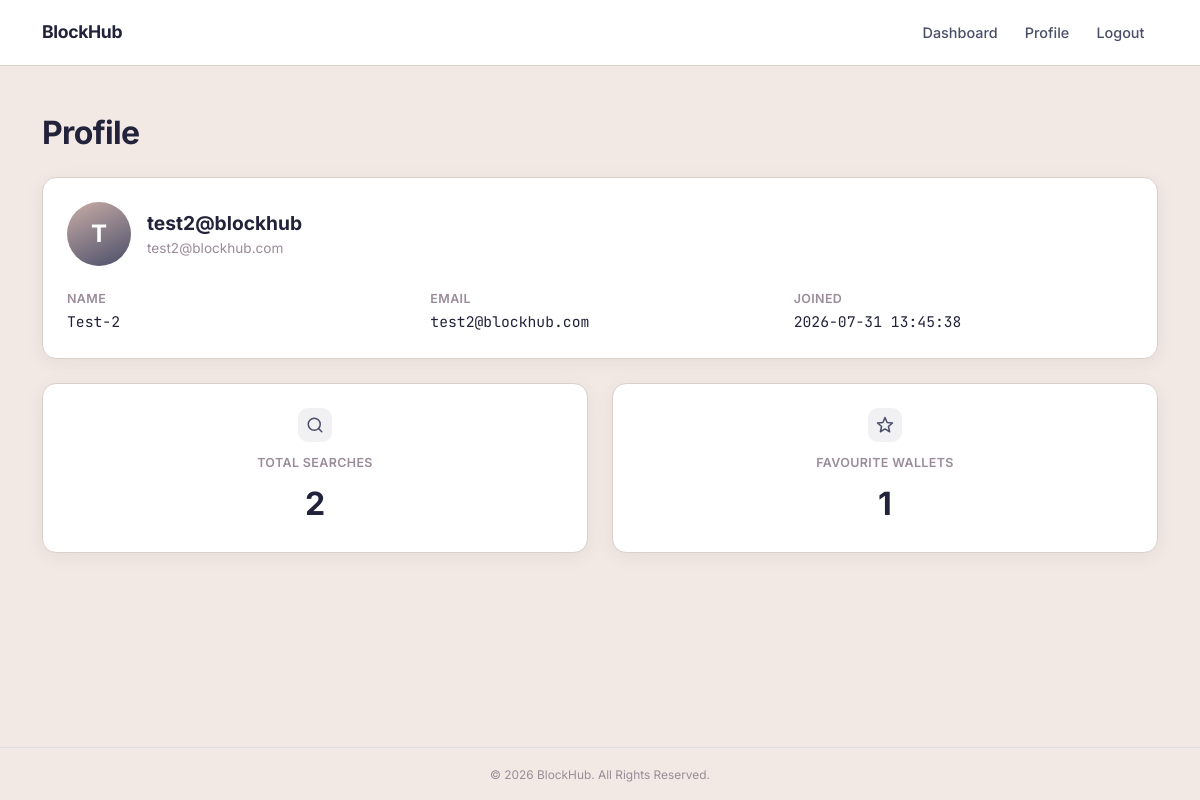
/profile (signed in), run on the app's committed database.
### tables this page shows
CREATE TABLE users (
    id INTEGER PRIMARY KEY AUTOINCREMENT,
    username TEXT NOT NULL UNIQUE,
    email TEXT NOT NULL UNIQUE,
    password_hash TEXT NOT NULL,
    created_at TIMESTAMP DEFAULT CURRENT_TIMESTAMP
, name TEXT NOT NULL DEFAULT '');

### app.py (the view)
@app.route("/profile")
@login_required
def profile():
    conn = get_db_connection()
    user = conn.execute(
        """
        SELECT *
        FROM users
        WHERE id = ?
        """,
        (session["user_id"],)
    ).fetchone()
    total_searches = conn.execute(
        """
        SELECT COUNT(*)
        FROM search_history
        WHERE user_id = ?
        """,
        (session["user_id"],)
    ).fetchone()[0]
    total_favourites = conn.execute(
        """
        SELECT COUNT(*)
        FROM favourites
        WHERE user_id = ?
        """,
        (session["user_id"],)
    ).fetchone()[0]
    conn.close()
    return render_template(
        "profile.html",
        user=user,
        total_searches=total_searches,
        total_favourites=total_favourites
    )

### app.py (called while the page is built)
def get_db_connection():
    conn = sqlite3.connect(DATABASE)
    conn.row_factory = sqlite3.Row
    return conn

### helpers.py (called while the page is built)
def login_required(f):
    @wraps(f)
    def decorated_function(*args, **kwargs):
        if session.get("user_id") is None:
            return redirect("/login")
        return f(*args, **kwargs)
    return decorated_function

### templates/profile.html
{% extends "layout.html" %} {% block title %} Profile {% endblock %} {% block
content %}
<h2 class="mb-4">Profile</h2>
<div class="card p-4 mb-4">
  <div class="d-flex align-items-center gap-3 mb-4">
    <div class="avatar-circle">{{ user.username[0]|upper }}</div>
    <div>
      <div style="font-size: 1.2rem; font-weight: 700">{{ user.username }}</div>
      <div style="color: var(--text-faint); font-size: 0.85rem">
        {{ user.email }}
      </div>
    </div>
  </div>
  <div class="row">
    <div class="col-md-4 mb-3 mb-md-0">
      <div class="detail-label">Name</div>
      <div class="detail-value">{{ user.name }}</div>
    </div>
    <div class="col-md-4 mb-3 mb-md-0">
      <div class="detail-label">Email</div>
      <div class="detail-value">{{ user.email }}</div>
    </div>
    <div class="col-md-4">
      <div class="detail-label">Joined</div>
      <div class="detail-value">{{ user.created_at }}</div>
    </div>
  </div>
</div>
<div class="row">
  <div class="col-md-6 mb-3 mb-md-0">
    <div class="card p-4 text-center">
      <div class="stat-icon">
        <svg
          viewBox="0 0 24 24"
          fill="none"
          stroke-width="2"
          stroke-linecap="round"
          stroke-linejoin="round"
        >
          <circle cx="11" cy="11" r="8" />
          <path d="m21 21-4.3-4.3" />
        </svg>
      </div>
      <div class="detail-label mb-2">Total Searches</div>
      <div style="font-size: 2rem; font-weight: 700">{{ total_searches }}</div>
    </div>
  </div>
  <div class="col-md-6">
    <div class="card p-4 text-center">
      <div class="stat-icon">
        <svg
          viewBox="0 0 24 24"
          fill="none"
          stroke-width="2"
          stroke-linecap="round"
          stroke-linejoin="round"
        >
          <path
            d="M12 17.27 18.18 21l-1.64-7.03L22 9.24l-7.19-.61L12 2 9.19 8.63 2 9.24l5.46 4.73L5.82 21z"
          />
        </svg>
      </div>
      <div class="detail-label mb-2">Favourite Wallets</div>
      <div style="font-size: 2rem; font-weight: 700">
        {{ total_favourites }}
      </div>
    </div>
  </div>
</div>
{% endblock %}

### static/css/style.css (style rules this page uses)
:root { --bg: #f2e9e4; --surface: #ffffff; --surface-2: #f7f0ec; --text: #22223b; --text-muted: #4a4e69; --text-faint: #9a8c98; --border: #dccfc8; --accent: #4a4e69; --accent-warm: #c9ada7; --accent-soft: rgba(74, 78, 105, 0.08); --radius: 14px; --radius-sm: 9px; --font-ui: "Inter", -apple-system, BlinkMacSystemFont, "Segoe UI", sans-serif; --font-mono: "JetBrains Mono", "SF Mono", Menlo, monospace; }
* { box-sizing: border-box; }
html, body { min-height: 100vh; }
body { display: flex; flex-direction: column; background: var(--bg); color: var(--text); font-family: var(--font-ui); -webkit-font-smoothing: antialiased; }
.card { background: var(--surface); border: 1px solid var(--border); border-radius: var(--radius); color: var(--text); box-shadow: 0 4px 20px rgba(34, 34, 59, 0.06); }
h2 { font-weight: 700; letter-spacing: -0.02em; color: var(--text); }
.detail-label { color: var(--text-faint); font-size: 0.78rem; font-weight: 600; text-transform: uppercase; letter-spacing: 0.03em; margin-bottom: 0.2rem; }
.detail-value { font-family: var(--font-mono); font-size: 0.92rem; color: var(--text); word-break: break-all; }
.avatar-circle { width: 64px; height: 64px; border-radius: 50%; background: linear-gradient(155deg, var(--accent-warm), var(--accent)); color: #fff; display: flex; align-items: center; justify-content: center; font-size: 1.5rem; font-weight: 700; flex-shrink: 0; }
.stat-icon { width: 34px; height: 34px; border-radius: 10px; background: var(--accent-soft); display: flex; align-items: center; justify-content: center; margin: 0 auto 0.75rem; }
.stat-icon svg { width: 18px; height: 18px; stroke: var(--accent); }

### data on the page
users: username "T", username "test2@blockhub", email "test2@blockhub.com", name "Test-2", created_at "2026-07-31 13:45:38"

### other printed values
{{ total_searches }} "2"
{{ total_favourites }} "1"
